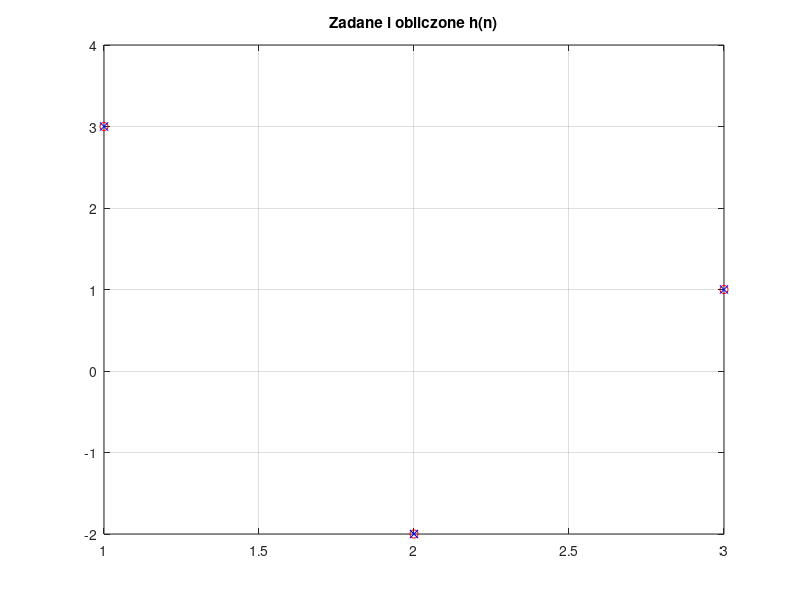

This chart was generated by the following MATLAB code:
% approx_channel.m
% Estymacja odpowiedzi impulsowej kanalu transmisji, u nas karty dzwiekowej
clear all; close all;

h = [3; -2; 1 ]; % symulowana odpowiedz impulsowa kanalu
%load h.dat % rzeczywista odpowiedz impulsowa kanalu
L = length(h); % liczba wag
figure; stem(h,'filled'); title('h(n)'); grid; pause
prbs = 2*round( rand(7*L,1) )-1; % pobudzenie kanalu
%prbs=[-1,-1,-1,-1,1,-1,1,-1,1,1,1,-1,1,1,-1,1,-1,1,-1,-1,1]’; % krotkie
%prbs=[1,2,3,4,5,6,7,8,9,10,11,12,13,14,15,16,17,18,19,20,21]’; % test dla X
x = [ prbs ]; N = length(x);
r = x(L:-1:1); % pierwszy wiersz
c = x(L:N); % pierwsza kolumna
X = toeplitz(c,r), pause % macierz pobudzenia o strukturze Toeplitza
y = X*h; % wynik przejscia pobudzenia 
% przez uklad h(n)
SNR=120; y = awgn(y,SNR); % dodanie szumu, tak aby otrzymac zadany SNR
%he = pinv(X)*y; % czyli inv(X’*X) * X’*y = Rxx * rxy
he = X \ y; % to samo zoptymalizowane obliczeniowo
plot(1:L,h,'ro',1:L,he,'bx'); title('Zadane i obliczone h(n)'); grid; pause